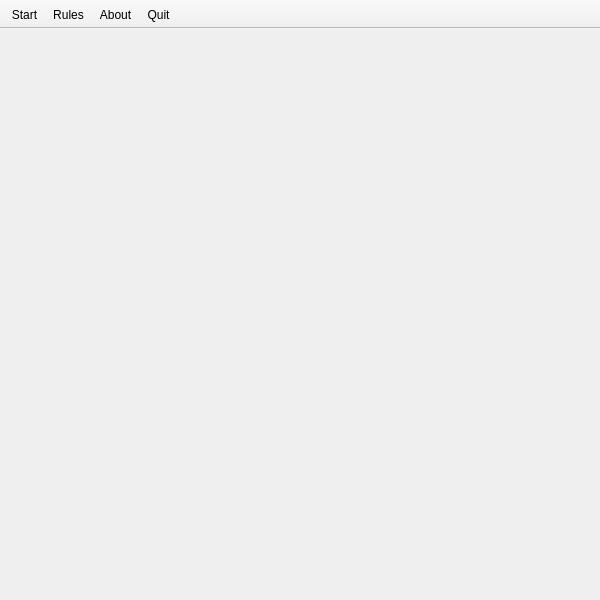
<?xml version="1.0" encoding="UTF-8"?>
<ui version="4.0">
 <class>MainWindow</class>
 <widget class="QMainWindow" name="MainWindow">
  <property name="geometry">
   <rect>
    <x>0</x>
    <y>0</y>
    <width>600</width>
    <height>600</height>
   </rect>
  </property>
  <property name="windowTitle">
   <string>MainWindow</string>
  </property>
  <widget class="QWidget" name="centralWidget"/>
  <widget class="QToolBar" name="toolBar">
   <property name="windowTitle">
    <string>toolBar</string>
   </property>
   <property name="movable">
    <bool>false</bool>
   </property>
   <attribute name="toolBarArea">
    <enum>TopToolBarArea</enum>
   </attribute>
   <attribute name="toolBarBreak">
    <bool>false</bool>
   </attribute>
   <addaction name="actionStart"/>
   <addaction name="actionRules"/>
   <addaction name="actionAbout"/>
   <addaction name="actionQuit"/>
  </widget>
  <action name="actionStart">
   <property name="text">
    <string>Start</string>
   </property>
  </action>
  <action name="actionQuit">
   <property name="text">
    <string>Quit</string>
   </property>
  </action>
  <action name="actionAbout">
   <property name="text">
    <string>About</string>
   </property>
  </action>
  <action name="actionRules">
   <property name="text">
    <string>Rules</string>
   </property>
  </action>
 </widget>
 <layoutdefault spacing="6" margin="11"/>
 <resources/>
 <connections/>
</ui>
